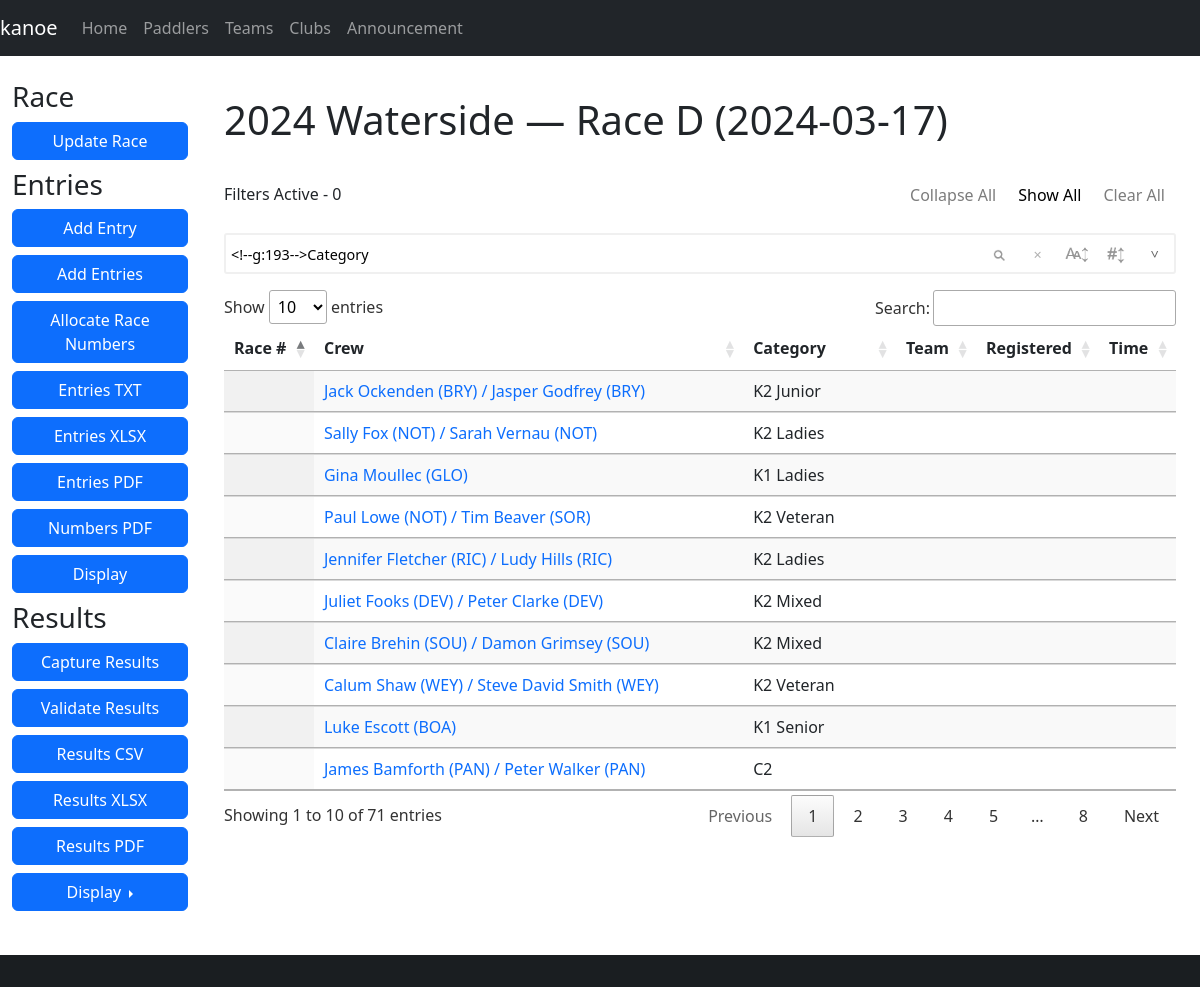
Page /race/8 on the committed database.
### database/database/race.py (models this page shows, shortened)
class Race(Base):
    __tablename__ = "race"
    __table_args__ = (UniqueConstraint("name", "date", name="uq_race_name_date"),)
    id = Column(Integer, primary_key=True)
    name = Column(String, nullable=False)
    date = Column(Date, nullable=False)
    series_id = Column(Integer, ForeignKey(Series.id), index=True)
    time_min_start = Column(String)
    time_max_start = Column(String)
    time_min_finish = Column(String)
    time_max_finish = Column(String)
    time_adjustment = Column(Integer)
    series = relationship(Series, backref="races", lazy="joined")

### database/database/entry.py (models this page shows, shortened)
class Entry(Base):
    __tablename__ = "entry"
    id = Column(Integer, primary_key=True)
    race_id = Column(Integer, ForeignKey(Race.id), index=True)
    category_id = Column(Integer, ForeignKey(Category.id), index=True)
    boat_type = Column(boat_type, index=True)
    entry_number = Column(Integer)
    series_id = Column(Integer, ForeignKey(Series.id), index=True)
    time_start = Column(String)
    time_finish = Column(String)
    time_adjustment = Column(Integer)
    registered = Column(Boolean, default=False, nullable=False)
    retired = Column(Boolean, default=False, nullable=False)
    scratched = Column(Boolean, default=False, nullable=False)
    disqualified = Column(Boolean, default=False, nullable=False)
    note = Column(Text)
    category = relationship(Category, backref="entries", lazy="joined")
    race = relationship(Race, backref="entries", lazy="joined")
    race_number = relationship("Number", secondary="number_entry", uselist=False)
    crews = relationship("Crew", lazy="joined", order_by="Crew.paddler_id")
    def __str__(self):
        names = sorted([str(crew) for crew in self.crews])
        return " / ".join(names)
    @property
    def time(self):
        if self.time_start and self.time_finish:
            time_start = datetime.datetime.strptime(self.time_start, "%H:%M:%S")
            time_finish = datetime.datetime.strptime(self.time_finish, "%H:%M:%S")
            return (
                time_finish
                - time_start
                + datetime.timedelta(seconds=(self.time_adjustment or 0))
            )
        else:
            return None
    @property
    def team(self):
        teams = [crew.team for crew in self.crews]
        teams = list(set(teams))
        if len(teams) == 1:
            return teams[0]
        else:
            return None

### database/database/club.py (models this page shows, shortened)
class Club(Base):
    __tablename__ = "club"
    id = Column(Integer, primary_key=True)
    name = Column(String)
    code_regex = Column(String())
    services = Column(Boolean, server_default=expression.false())
    @property
    def code(self):
        return self.code_regex.split("|")[0]

### database/database/paddler.py (models this page shows, shortened)
class Paddler(Base):
    __tablename__ = "paddler"
    id = Column(Integer, primary_key=True)
    membership_number = Column(Integer)
    membership_expiry = Column(Date)
    membership_body_id = Column(Integer, ForeignKey(MembershipBody.id))
    division = Column(Integer)
    title = Column(String)
    first = Column(String)
    middle = Column(String)
    last = Column(String)
    gender = Column(String(1))
    suffix = Column(String)
    dob = Column(Date)
    address = Column(String)
    email = Column(String)
    phone = Column(String)
    emergency_name = Column(String)
    emergency_phone = Column(String)
    age_group_id = Column(Integer, ForeignKey(AgeGroup.id), index=True)
    age_group = relationship(AgeGroup, backref="paddlers", lazy="joined")
    membership_body = relationship(MembershipBody, backref="paddlers", lazy="joined")
    @hybrid_property
    def name(self):
        return combine_names(self.first, self.middle, self.last)

### database/database/category.py (models this page shows, shortened)
class Category(Base):
    __tablename__ = "category"
    __table_args__ = (UniqueConstraint("label", name="uq_category_label"),)
    id = Column(Integer, primary_key=True)
    label = Column(String)
    def __str__(self):
        return self.label

### paddle/views/race/__init__.py (the view)
@blueprint.route("/race/<race_id>")
@login_required
def race(race_id):
    entries = session.query(db.Entry).filter(db.Entry.race_id == race_id).all()
    race = session.get(db.Race, race_id)
    return render_template("race.j2", race=race, entries=entries)

### database/database/crew.py (called while the page is built)
    def __str__(self):
        club = f" ({self.club.code})" if self.club else ""
        return f"{self.paddler.name}{club}"

### database/database/paddler.py (called while the page is built)
def combine_names(first, middle, last):
    name = [first, middle, last]
    name = list(filter(lambda item: item is not None, name))
    name = " ".join(name)
    name = name.strip()
    return name

### paddle/templates/race.j2 (shortened to what this page needs)
{% extends "base-fluid.j2" %}
{% block styles %}
{% include 'common/datatables-css.j2' %}
{% include 'common/datatables-filter-css.j2' %}
{% endblock %}
{% block content %}
<h1>{{ race.name }} ({{ race.date }})</h1>
<div class="row">
    <div class="col-sm-12">
        <div id="wrapper" style="visibility: hidden;">
            <table id="entries" class="table table-striped display nowrap" style="width:100%;">
                <thead>
                    <tr>
                        <th>Race #</th>
                        <th>Crew</th>
                        <th>Category</th>
                        <th>Team</th>
                        <th>Registered</th>
                        <th>Time</th>
                    </tr>
                </thead>
                <tbody>
                    {% for entry in entries %}
                    <tr{% if entry.scratched or entry.retired %} style="background-color: lightgrey;" {% endif %}>
                        <td>{{ entry.race_number or "" }}</td>
                        <td><a href="{{ url_for('kanoe.entry', entry_id=entry.id) }}">{{ entry }}</a></td>
                        <td>{{ entry.category }}</td>
                        <td>{{ entry.team or "" }}</td>
                        <td class="text-center">{% if entry.registered %}<i class="fas fa-check"></i>{% endif %}</td>
                        {% if entry.time %}
                        <td data-sort="{{ entry.time.total_seconds() }}">{{ entry.time }}</td>
                        {% else %}
                        <td class="text-center">
                        </td>
                        {% endif %}
                        </tr>
                        {% endfor %}
                </tbody>
            </table>
        </div>
    </div>
</div>
{% endblock %}
{% block sidebar %}
{% include 'sidebar-race.j2' %}
{% endblock %}

### paddle/static/css/styles.css (style rules this page uses)
:root { --colour-yellow: #fed00c; --colour-yellow-muted: #ffe269; }
body { padding-top: 60px; }
.row > * { margin-top: 20px; }
a { text-decoration: none; }

### rows in the picture
Race: name "2024 Waterside — Race D", date "2024-03-17"
Entry: last "Jack Ockenden (BRY) / Jasper Godfrey (BRY)", category "K2 Junior"
Entry: last "Sally Fox (NOT) / Sarah Vernau (NOT)", category "K2 Ladies"
Entry: last "Gina Moullec (GLO)", category "K1 Ladies"
Entry: last "Paul Lowe (NOT) / Tim Beaver (SOR)", category "K2 Veteran"
Entry: last "Jennifer Fletcher (RIC) / Ludy Hills (RIC)", category "K2 Ladies"
Entry: last "Juliet Fooks (DEV) / Peter Clarke (DEV)", category "K2 Mixed"
Entry: last "Claire Brehin (SOU) / Damon Grimsey (SOU)", category "K2 Mixed"
Entry: last "Calum Shaw (WEY) / Steve David Smith (WEY)", category "K2 Veteran"
Entry: last "Luke Escott (BOA)", category "K1 Senior"
Entry: last "James Bamforth (PAN) / Peter Walker (PAN)", category "C2"
